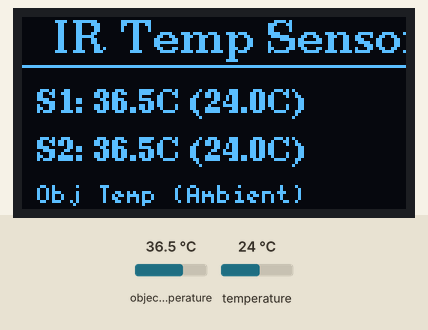
This sketch was run on a simulated ESP32. On the bench: 128×64 one-colour display. The inputs (shaded band) are chosen by the test bench; at power-on: object temperature 36.5 °C, temperature 24 °C. What the sketch prints to the serial monitor is not drawn.

Above: at 2.7 s.
2.8 s: object temperature set to 20 °C
At 4.8 s:
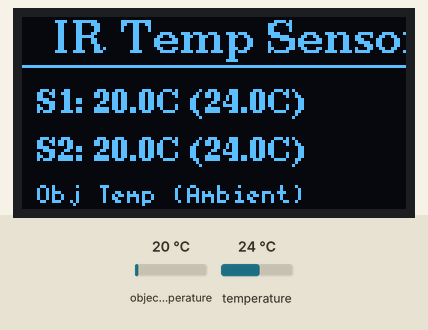
5.1 s: temperature set to 12 °C
At 6.2 s:
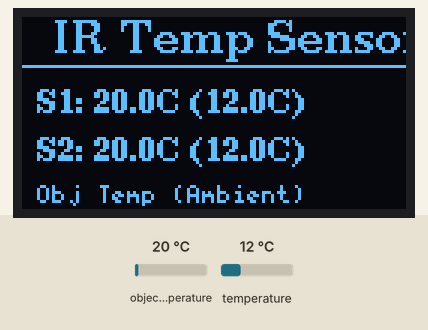
7.2 s: object temperature set to 26 °C
9.2 s: temperature set to 19 °C
At 11.1 s:
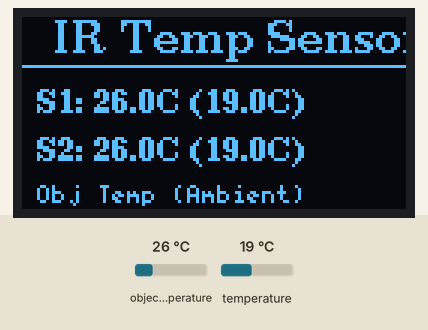
Timing chart, 0 to 12.3 s (numbered marks = the images above; inputs shaded):
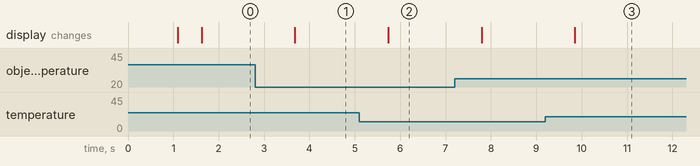

Measured:
- after the input at 2.8 s, the display: changes after 0.88 s (image 1)
- after the input at 5.1 s, the display: changes after 0.64 s (image 2)
- after the input at 9.2 s, the display: changes after 0.65 s (image 3)

The sketch:

temp_display.ino
```cpp
/*
 * ESP32 - Dual MLX90614 + SH1106 OLED Display
 *
 * Reads temperature from 2x MLX90614 IR temperature sensors
 * and displays on SH1106 OLED.
 *
 * NOTE: MLX90614 default address is 0x5A. To use two sensors,
 * one needs a different address (e.g., 0x5B). If both have
 * same address, you need an I2C multiplexer.
 *
 * Wiring (all on same I2C bus):
 * All devices share: SDA -> GPIO21, SCL -> GPIO22
 * OLED: GND,VCC,SCL,SDA
 * MLX90614 #1 (0x5A): VCC,GND,SCL,SDA
 * MLX90614 #2 (0x5B if reprogrammed): VCC,GND,SCL,SDA
 */

#include <Wire.h>
#include <U8g2lib.h>
#include <Adafruit_MLX90614.h>

// SH1106 OLED Display
U8G2_SH1106_128X64_NONAME_F_HW_I2C u8g2(U8G2_R0, U8X8_PIN_NONE);

// Two MLX90614 sensors (default 0x5A, second at 0x5B if reprogrammed)
Adafruit_MLX90614 mlx1 = Adafruit_MLX90614();
Adafruit_MLX90614 mlx2 = Adafruit_MLX90614();

// I2C Pins
#define I2C_SDA 21
#define I2C_SCL 22

// Sensor addresses
#define MLX1_ADDR 0x5A  // Default address
#define MLX2_ADDR 0x5B  // Second sensor (needs reprogramming or multiplexer)

bool sensor1Found = false;
bool sensor2Found = false;

float temp1_obj = 0, temp1_amb = 0;
float temp2_obj = 0, temp2_amb = 0;

void scanI2C() {
  Serial.println("Scanning I2C bus...");
  for (byte addr = 1; addr < 127; addr++) {
    Wire.beginTransmission(addr);
    if (Wire.endTransmission() == 0) {
      Serial.printf("  Found device at 0x%02X", addr);
      if (addr == 0x3C) Serial.print(" (OLED)");
      else if (addr == MLX1_ADDR) Serial.print(" (MLX90614 #1)");
      else if (addr == MLX2_ADDR) Serial.print(" (MLX90614 #2)");
      Serial.println();
    }
  }
}

void setup() {
  Serial.begin(115200);
  delay(1000);

  Serial.println("\n╔═════════════════════════════════════════╗");
  Serial.println("║  ESP32 Dual MLX90614 + SH1106 Display   ║");
  Serial.println("╚═════════════════════════════════════════╝\n");

  // Initialize I2C
  Wire.begin(I2C_SDA, I2C_SCL);
  Wire.setClock(100000);  // 100kHz for reliability

  // Scan I2C bus
  scanI2C();

  // Initialize OLED
  Serial.println("\nInitializing OLED...");
  u8g2.begin();
  u8g2.setContrast(255);
  u8g2.clearBuffer();
  u8g2.setFont(u8g2_font_ncenB08_tr);
  u8g2.drawStr(10, 30, "Starting...");
  u8g2.sendBuffer();

  // Initialize MLX90614 Sensor 1
  Serial.printf("Initializing MLX90614 #1 at 0x%02X... ", MLX1_ADDR);
  if (mlx1.begin(MLX1_ADDR)) {
    sensor1Found = true;
    Serial.println("OK!");
  } else {
    Serial.println("FAILED!");
  }

  // Initialize MLX90614 Sensor 2
  Serial.printf("Initializing MLX90614 #2 at 0x%02X... ", MLX2_ADDR);
  if (mlx2.begin(MLX2_ADDR)) {
    sensor2Found = true;
    Serial.println("OK!");
  } else {
    Serial.println("FAILED (may need different address)");
  }

  delay(500);
}

void updateDisplay() {
  u8g2.clearBuffer();

  // Title
  u8g2.setFont(u8g2_font_ncenB10_tr);
  u8g2.drawStr(10, 12, "IR Temp Sensors");

  // Divider line
  u8g2.drawHLine(0, 16, 128);

  u8g2.setFont(u8g2_font_ncenB08_tr);

  // Sensor 1
  if (sensor1Found) {
    char buf[32];
    snprintf(buf, sizeof(buf), "S1: %.1fC (%.1fC)", temp1_obj, temp1_amb);
    u8g2.drawStr(5, 32, buf);
  } else {
    u8g2.drawStr(5, 32, "S1: Not found");
  }

  // Sensor 2
  if (sensor2Found) {
    char buf[32];
    snprintf(buf, sizeof(buf), "S2: %.1fC (%.1fC)", temp2_obj, temp2_amb);
    u8g2.drawStr(5, 48, buf);
  } else {
    u8g2.drawStr(5, 48, "S2: Not found");
  }

  // Footer
  u8g2.setFont(u8g2_font_5x7_tr);
  u8g2.drawStr(5, 62, "Obj Temp (Ambient)");

  u8g2.sendBuffer();
}

void loop() {
  // Read sensors
  if (sensor1Found) {
    temp1_obj = mlx1.readObjectTempC();
    temp1_amb = mlx1.readAmbientTempC();
    Serial.printf("Sensor1: Obj=%.2fC Amb=%.2fC\n", temp1_obj, temp1_amb);
  }

  if (sensor2Found) {
    temp2_obj = mlx2.readObjectTempC();
    temp2_amb = mlx2.readAmbientTempC();
    Serial.printf("Sensor2: Obj=%.2fC Amb=%.2fC\n", temp2_obj, temp2_amb);
  }

  // Update display
  updateDisplay();

  delay(1000);  // Update every second
}
```
